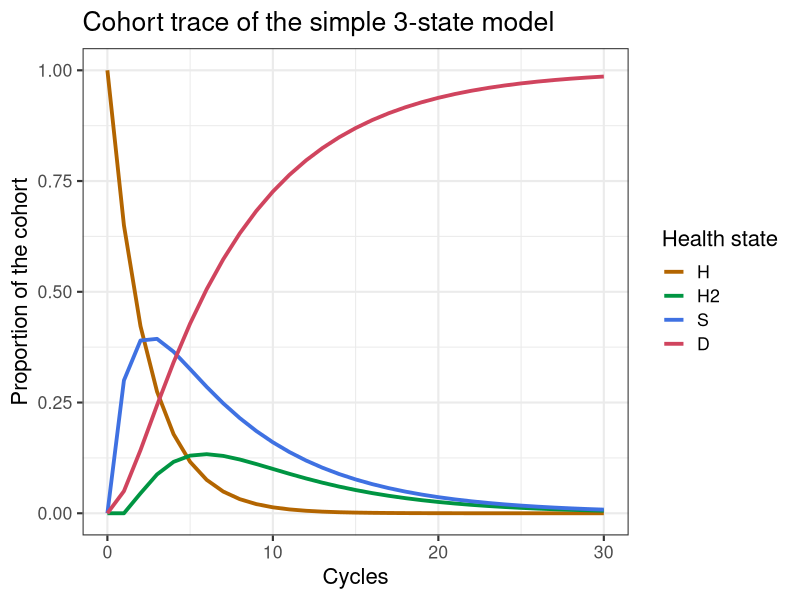

R code for this plot:
# This code is used to prove the cumulative incidence calculations based on the 
# array structure by running a simple 3-state model:
# (Healthy (H), Sick (S), Dead(D))
# with an additional health state for those that have always been healthy (H) and 
# one for those that have been sick at least once before (H2)
# The cumulative incidence is the:
# sum of the cohort that transitioned from H -> S / total individuals in H at t=0


## Simple 3-state model showing the array approach ## 
rm(list = ls())  # remove any variables in R's memory 
# Load the packages
library(reshape2) # to transform data
library(ggplot2)  # for nice looking plots

# initial set up
age         <- 70  # age of starting cohort
n.t         <- 30  # time horizon, number of cycles
v.age.names <- age:(age + n.t - 1) # vector with age names
v.n <- c("H", "H2", "S", "D") # vector with the 3 health states of the model:
# Healthy (H), Sick (S), Dead (D)
n.states <- length(v.n) # number of health states 

# Transition probabilities (per cycle)
p.HS  = 0.30   # probability to become sick when healthy
p.HD  = 0.05   # probability to die when healthy
p.SH  = 0.15   # probability to become healthy when sick
p.SD  = 0.20   # probability to die when healthy
# Transition rewards
du.HS  = 0.10  # one-time utility decrement when becoming sick
ic.D   = 4000   # one-time cost of dying

#### Transition probability matrix ####
# matrix m.P at the first cycle
m.P <- matrix(NA, nrow = n.states, ncol = n.states, dimnames = list(v.n, v.n))

# Fill in matrix
# From Healthy
m.P["H", "H"]  <- 1 - (p.HS + p.HD)
m.P["H", "H2"] <- 0
m.P["H", "S"]  <- p.HS
m.P["H", "D"]  <- p.HD
# From Healthy2
m.P["H2", "H"]  <- 0
m.P["H2", "H2"] <- 1 - (p.HS + p.HD)
m.P["H2", "S"]  <- p.HS
m.P["H2", "D"]  <- p.HD
# From Sick
m.P["S", "H"]   <- 0
m.P["S", "H2"]  <- p.SH
m.P["S", "S"]   <- 1 - (p.SH + p.SD)
m.P["S", "D"]   <- p.SD
# From Death
m.P["D", "H"]  <- 0
m.P["D", "H2"]  <- 0
m.P["D", "S"]  <- 0
m.P["D", "D"]  <- 1

#### Initial state vector ####
v.m0 <- c(H = 1, H2 = 0,  S = 0, D = 0) # initiate the vector

## Create the Markov cohort trace matrix m.M that capturs the proportion of the cohort in each state at each cycle
m.M <- matrix(0, nrow = (n.t + 1), ncol = n.states, dimnames = list(0:n.t, v.n)) # initialize cohort trace matrix 
m.M[1, ] <- v.m0   # store the initial state vector

# initiate the array 
a.A <- array(0, dim = c(n.states, n.states, n.t + 1), dimnames = list(v.n, v.n, 0:n.t)) # initialize array

diag(a.A[, , 1]) <- v.m0 # store the initial state vector in the diagonal of A

m.R.costs <- m.R.effects <- matrix(NA, nrow = n.states, ncol = n.states,  dimnames = list(v.n, v.n))


### Run the model 
for(t in 1:n.t){  # loop through the number of cycles
  # estimate the state vector for the next cycle (t + 1)
  m.M[t + 1, ] <- m.M[t, ] %*% m.P    
  a.A[, , t + 1] <- diag(m.M[t, ]) %*% m.P  # fill array A for t + 1 
  
}


### Plot cohort trace
ggplot(melt(m.M), aes(x = Var1, y = value, color = Var2)) +
  geom_line(size = 1.3) +
  scale_color_discrete(l = 50, name = "Health state", h = c(45, 365)) +
  xlab("Cycle") +
  ylab("Proportion of the cohort") +
  ggtitle("Cohort trace of the simple 3-state model")+
  theme_bw(base_size = 16) +
  scale_x_continuous(name = "Cycles", limits = c(0, n.t), breaks = seq(0, n.t, 10)) +
  theme()


### Cumulative incidence 

# the cumulative incidence are all of those that made the transition form healthy (H) to sick over time.
# this is stored in the a.A["H", "S", ] data
# those at risk of becomming a new case are those that stay in the H state
# this information if valuable and therefore stored in a .csv file to compare with the results of the 3-state model.

m.M_4states <- m.M # store the values in a different object name 
a.A_4states <- a.A # store the values in a different object name 
  
# Save the objects
save(m.M_4states, file = "Cohort_trace_4states.RData") # save the object
save(a.A_4states, file = "Array_4states.RData") # save the object 





